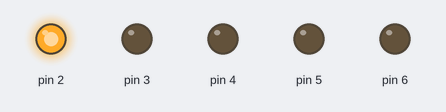
Bench run of a sketch on a simulated Arduino Uno, built with avr-gcc and run on an emulated ATmega328P. On the bench: output pins drawn as LEDs (lit = HIGH).

Above: at 0.02 s.
At 0.77 s:
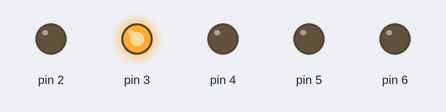
At 1.47 s:
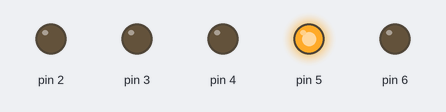
At 2.22 s:
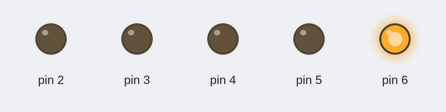
At 2.92 s:
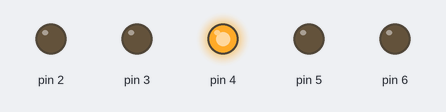
Timing chart, 0 to 3.2 s (numbered marks = the images above):
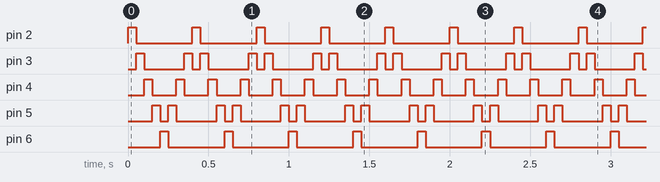

The sketch:

lab1-1.ino
```cpp
int index = 0;
int offset = 1;
void setup() {
  DDRD = B01111100;
}
void loop() {
  PORTD = 0x04 << index;
  index = index + offset;
  if (index == 4){
    offset = -1;
  }
  if (index == 0){
    offset = 1;
  }
  delay(50);
}
```

Measured:
- by itself, pin 2, pin 6: alternates HIGH for 0.05 s and LOW for 0.35 s
- by itself, pin 3: repeats every 0.40 s: LOW 0.25 s, HIGH 0.05 s, LOW 0.05 s, HIGH 0.05 s
- by itself, pin 4: alternates HIGH for 0.05 s and LOW for 0.15 s
- by itself, pin 5: repeats every 0.40 s: LOW 0.05 s, HIGH 0.05 s, LOW 0.25 s, HIGH 0.05 s
